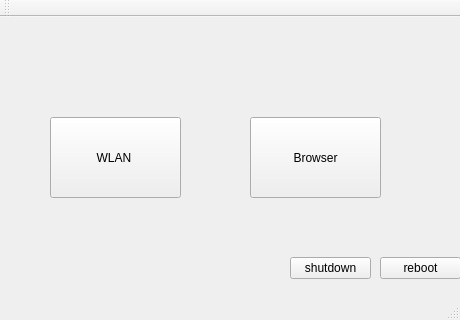
<?xml version="1.0" encoding="UTF-8"?>
<ui version="4.0">
 <class>MainWindow</class>
 <widget class="QMainWindow" name="MainWindow">
  <property name="geometry">
   <rect>
    <x>0</x>
    <y>0</y>
    <width>460</width>
    <height>320</height>
   </rect>
  </property>
  <property name="windowTitle">
   <string>MainWindow</string>
  </property>
  <widget class="QWidget" name="centralWidget">
   <widget class="QPushButton" name="btn_reboot">
    <property name="geometry">
     <rect>
      <x>380</x>
      <y>240</y>
      <width>81</width>
      <height>22</height>
     </rect>
    </property>
    <property name="text">
     <string>reboot</string>
    </property>
   </widget>
   <widget class="QPushButton" name="btn_shutdown">
    <property name="geometry">
     <rect>
      <x>290</x>
      <y>240</y>
      <width>81</width>
      <height>22</height>
     </rect>
    </property>
    <property name="text">
     <string>shutdown</string>
    </property>
   </widget>
   <widget class="QToolButton" name="btn_wlan">
    <property name="geometry">
     <rect>
      <x>50</x>
      <y>100</y>
      <width>131</width>
      <height>81</height>
     </rect>
    </property>
    <property name="text">
     <string>WLAN </string>
    </property>
   </widget>
   <widget class="QToolButton" name="btn_browser">
    <property name="geometry">
     <rect>
      <x>250</x>
      <y>100</y>
      <width>131</width>
      <height>81</height>
     </rect>
    </property>
    <property name="text">
     <string>Browser</string>
    </property>
   </widget>
  </widget>
  <widget class="QMenuBar" name="menuBar">
   <property name="geometry">
    <rect>
     <x>0</x>
     <y>0</y>
     <width>460</width>
     <height>19</height>
    </rect>
   </property>
  </widget>
  <widget class="QToolBar" name="mainToolBar">
   <attribute name="toolBarArea">
    <enum>TopToolBarArea</enum>
   </attribute>
   <attribute name="toolBarBreak">
    <bool>false</bool>
   </attribute>
  </widget>
  <widget class="QStatusBar" name="statusBar"/>
 </widget>
 <layoutdefault spacing="6" margin="11"/>
 <resources/>
 <connections/>
</ui>
